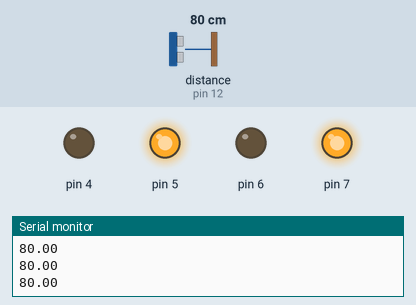
This sketch was run on a simulated Arduino Uno, built with avr-gcc and run on an emulated ATmega328P. Shown: output pins drawn as LEDs (lit = HIGH), the last lines printed to the serial monitor. The test bench sets the inputs (shaded band); at power-on: distance to the obstacle (sensor on pin 12) 80 cm. The echo pulse lasts 58.3 µs per cm.

Above: at 1.2 s.
1.3 s: distance to the obstacle (sensor on pin 12) set to 2 cm
At 2.1 s:
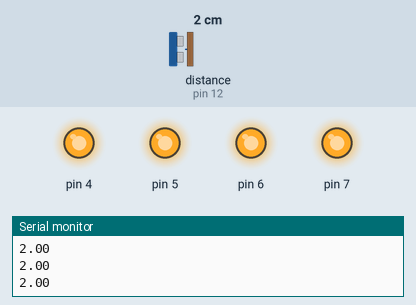
2.8 s: distance to the obstacle (sensor on pin 12) set to 9 cm
4.3 s: distance to the obstacle (sensor on pin 12) set to 12 cm
At 4.7 s:
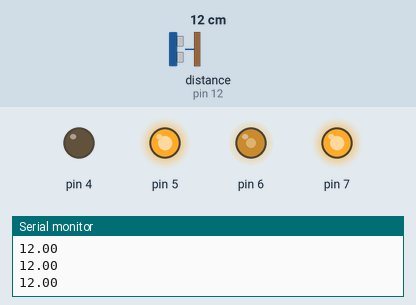
5.8 s: distance to the obstacle (sensor on pin 12) set to 4 cm
At 7.0 s:
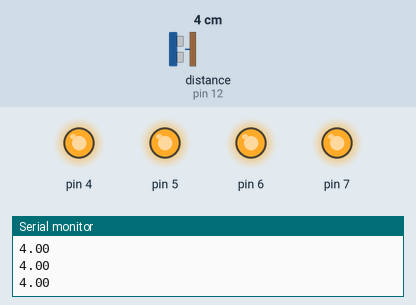
7.3 s: distance to the obstacle (sensor on pin 12) set to 18 cm
At 7.8 s:
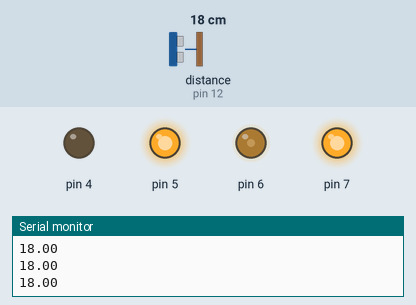
8.8 s: distance to the obstacle (sensor on pin 12) set to 7 cm
At 9.2 s:
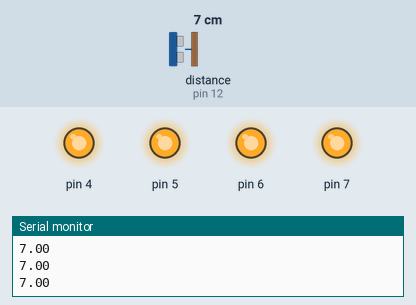
Timing chart, 0 to 11.3 s (numbered marks = the images above; inputs shaded):
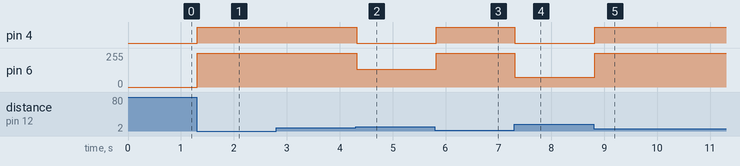

Measured:
- the behaviour switches between 10 and 11 cm on distance to the obstacle (sensor on pin 12) (found by bisection; images 1 and 2)
- after the input at 1.3 s, pin 4: LOW → HIGH at once; pin 6: 0/255 → 255/255 at once
- after the input at 4.3 s, pin 4: HIGH → LOW at once; pin 6: 255/255 → 134/255 at once
- after the input at 5.8 s, pin 4: LOW → HIGH at once; pin 6: 134/255 → 255/255 at once
- after the input at 7.3 s, pin 4: HIGH → LOW at once; pin 6: 255/255 → 73/255 at once
- after the input at 8.8 s, pin 4: LOW → HIGH at once; pin 6: 73/255 → 255/255 at once

The sketch:

Afstand.ino
```cpp
#include <afstandssensor.h>

                                        // AfstandsSensor(triggerPin, echoPin);
AfstandsSensor afstandssensor(13, 12);  // Starter afstandssensoren på ben 13 og 12.

void setup () {

    pinMode(4 , OUTPUT); // A
    pinMode(5 , OUTPUT); // B
    pinMode(6 , OUTPUT); // C
    pinMode(7 , OUTPUT); // D

    digitalWrite(4, LOW);
    digitalWrite(5, HIGH);

    digitalWrite(6, LOW);
    digitalWrite(7, HIGH);

    Serial.begin(9600);  // Opsætter serial kommunikation tilbage til computeren
}

float afst;

void loop () {
    // Måler afstanden for hver 500ms

    afst = afstandssensor.afstandCM();

    if(afst > 0){
        Serial.println(afst);

        if(afst < 50){
            if(afst > 10){
                analogWrite(4, -afst*(255./25.));
                analogWrite(6, -afst*(255./25.));
            }else{
                digitalWrite(4, HIGH);
                digitalWrite(6, HIGH);
            }
        }else{
            digitalWrite(4, LOW);
            digitalWrite(6, LOW);
        }
    }

    delay(20);
}
```
